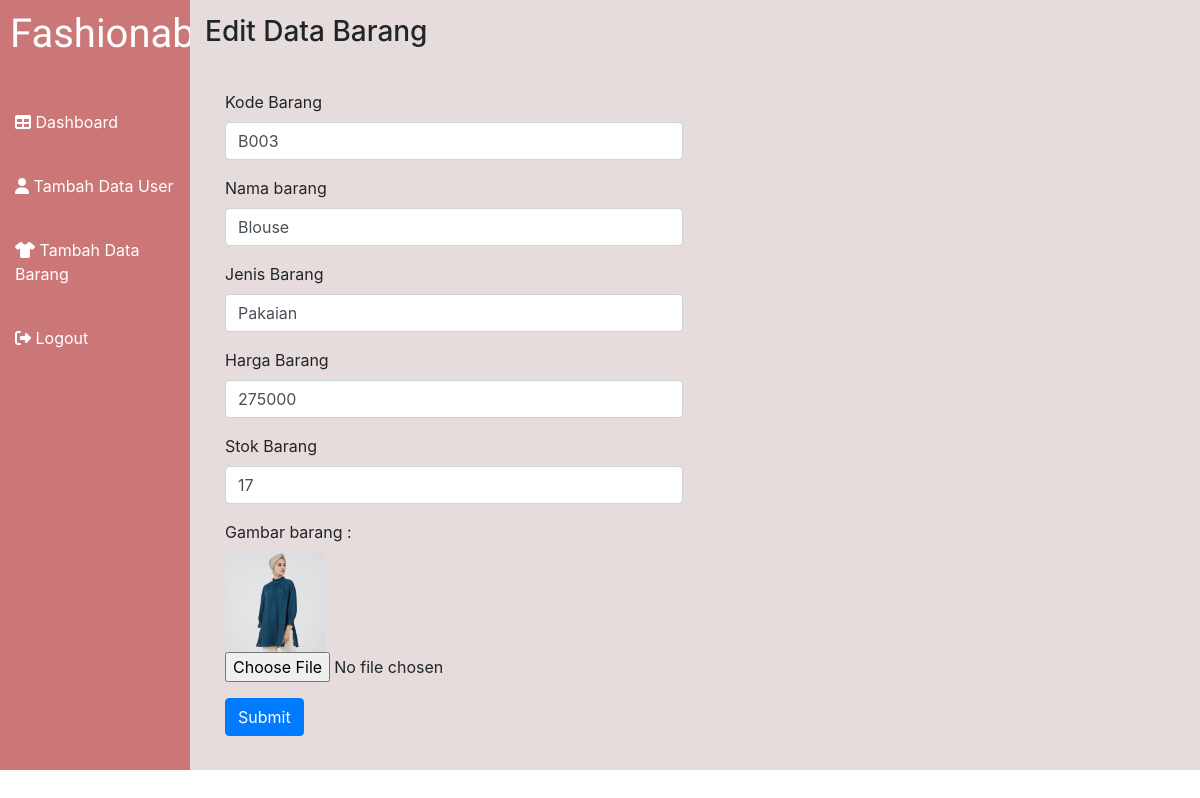
Page /editbarang2.php?kode_barang=B003 (signed in) on the committed database.
### tables this page shows
CREATE TABLE `barang` (
  `kode_barang` varchar(10) NOT NULL,
  `gambar_barang` varchar(100) NOT NULL,
  `nama_barang` varchar(100) NOT NULL,
  `jenis_barang` varchar(100) NOT NULL,
  `harga_barang` int(6) NOT NULL,
  `stok_barang` int(4) NOT NULL
);

### functions.php (called while the page is built, shortened)
<?php
$conn = mysqli_connect('localhost', 'root', '','master');
    function query($query){
      global $conn;
      $result = mysqli_query($conn,$query);
      $rows = [];
      while($row = mysqli_fetch_assoc($result)){
        $rows[] = $row;
      }
      return $rows;
    }
?>

### editbarang2.php (the view, shortened to what this page needs)
<?php
require 'functions.php';
$kode_barang = $_GET["kode_barang"];
$barang = query("SELECT * FROM barang WHERE kode_barang = '$kode_barang'")[0];
?>
<!doctype html>
<html lang="en">
<head>
  <link rel="stylesheet" href="styles2.css">
  <link rel="stylesheet" href="https://stackpath.bootstrapcdn.com/bootstrap/4.5.0/css/bootstrap.min.css">
</head>
<body>
  <div class="row my-container">
    <div class="col-2 my-brand">
      <h1>Fashionable</h1>
    </div>
    <div class="col-10 my-header">
      <h3>Edit Data Barang</h3>
    </div>
  </div>
  <div class="row my-container2">
    <div class="col-2 my-sidebar">
      <li class="menu">
        <a href="admin2.php" class="menu-link">
          <i class="fas fa-table"></i>
          <span>Dashboard</span>
        </a>
      </li>
      <li class="menu">
        <a href="formuser2.php" class="menu-link">
          <i class="fas fa-user"></i>
          <span>Tambah Data User</span>
        </a>
      </li>
      <li class="menu">
        <a href="formbarang2.php" class="menu-link">
          <i class="fas fa-tshirt"></i>
          <span>Tambah Data Barang</span>
        </a>
      </li>
      <li class="menu">
        <a href="logout.php" class="menu-link">
          <i class="fas fa-sign-out-alt"></i>
          <span>Logout</span>
        </a>
      </li>
    </div>
    <div class="col-10 my-content">
      <div class="form-user">
        <form action="" method="POST" enctype="multipart/form-data">
          <div class="form-group">
            <label for="exampleInputKodebarang1">Kode Barang</label>
            <input type="text" name="kode_barang" value="<?= $barang["kode_barang"]; ?>" class="form-control" id="exampleInputKodebarang1" aria-describedby="Kodebarang" autofocus>
          </div>
          <div class="form-group">
            <label for="exampleInputNamabarang1">Nama barang</label>
            <input type="text" name="nama_barang" autofocus autocomplete="off" value="<?= $barang["nama_barang"]; ?>" class="form-control" id="exampleNamabarang1" aria-describedby="Namabarang">
          </div>
          <div class=" form-group">
            <label for="exampleInputJenisbarang1">Jenis Barang</label>
            <input type="text" name="jenis_barang" autocomplete="off" value="<?= $barang["jenis_barang"]; ?>" class="form-control" id="exampleInputJenisbarang1" aria-describedby="Jenisbarang">
          </div>
          <div class="form-group">
            <label for="exampleInputHargabarang1">Harga Barang</label>
            <input type="text" name="harga_barang" autocomplete="off" value="<?= $barang["harga_barang"]; ?>" class="form-control" id="exampleInputHargabarang1" aria-describedby="Hargabarang">
          </div>
          <div class="form-group">
            <label for="exampleInputStokbarang1">Stok Barang</label>
            <input type="text" name="stok_barang" autocomplete="off" value="<?= $barang["stok_barang"]; ?>" class="form-control" id="exampleInputStokbarang1">
          </div>
          <div class="form-group">
            <label>
              Gambar barang :
            </label>
            <img src="img/<?= $barang["gambar_barang"]; ?>" style="display: block;" width="100">
            <input type="file" name="gambar_barang">
          </div>
          <button type="submit" name="editbarang" class="btn btn-primary">Submit</button>
        </form>
      </div>
    </div>
  </div>
</body>
</html>

### styles2.css (style rules this page uses)
.my-container { height: 70px; }
.my-container2 { height: 700px; }
.my-brand { background-color: #CB7777; font-family: 'Satisfy', cursive; }
.my-brand h1 { color: white; margin-left: 10px; margin-top: 10px; }
.my-header { background-color: #E6DCDC; padding-top: 15px; }
.my-sidebar { background-color: #CB7777; }
.menu { list-style: none; padding-top: 40px; padding-left: 15px; }
.menu-link { color: white; }
.my-content { background-color: #E6DCDC; }
.form-user { width: 50%; padding: 20px; }

### rows in the picture
barang: kode_barang "B003", nama_barang "Blouse", jenis_barang "Pakaian", harga_barang "275000", stok_barang "17", gambar_barang (picture)
